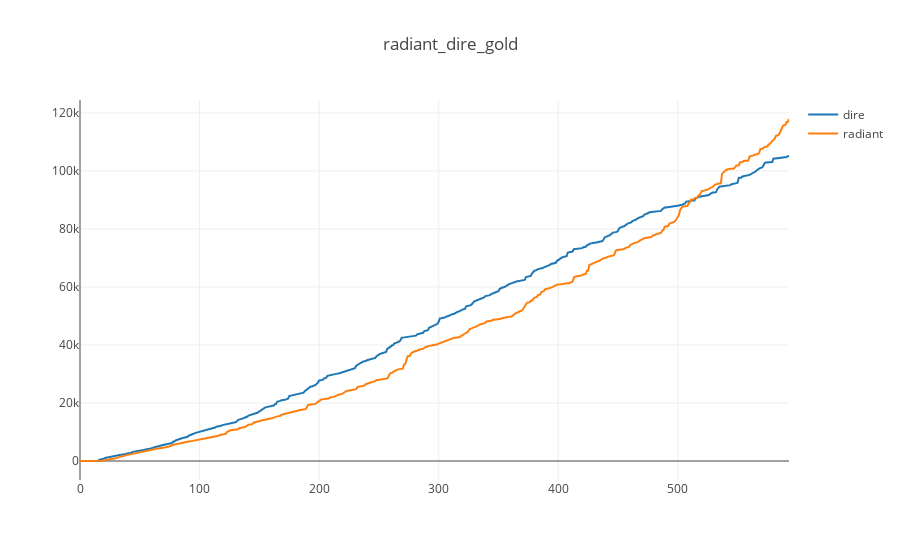

The cell this chart's notebook holds for it:
### Code cell
dire = record['series']['dire_gold']
radiant = record['series']['radiant_gold']
time = np.arange(len(dire))

trace_d = go.Scatter(
    x = time,
    y = dire,
    name = "dire"
)
trace_r = go.Scatter(
    x = time,
    y = radiant,
    name = "radiant"
)

layout = go.Layout(
    title='radiant_dire_gold',
)

fig = go.Figure(data = [trace_d, trace_r], layout = layout)
iplot(fig)

### Figure 1 — Plotly figure (JSON) as saved in the notebook; plotly's stock layout.template omitted (floating-point values rounded to 4 significant figures; data arrays with more than 128 entries replaced by an {"elided": "..."} marker saying what was removed)
{"data": [{"name": "dire", "type": "scatter", "uid": "621839b9-5fa8-4b64-b916-cbcf85f913ad", "x": {"elided": "594 int values"}, "y": {"elided": "594 int values"}}, {"name": "radiant", "type": "scatter", "uid": "9c124b0b-20e1-4926-8ffe-3f5239eabe47", "x": {"elided": "594 int values"}, "y": {"elided": "594 int values"}}], "layout": {"title": {"text": "radiant_dire_gold"}}}
